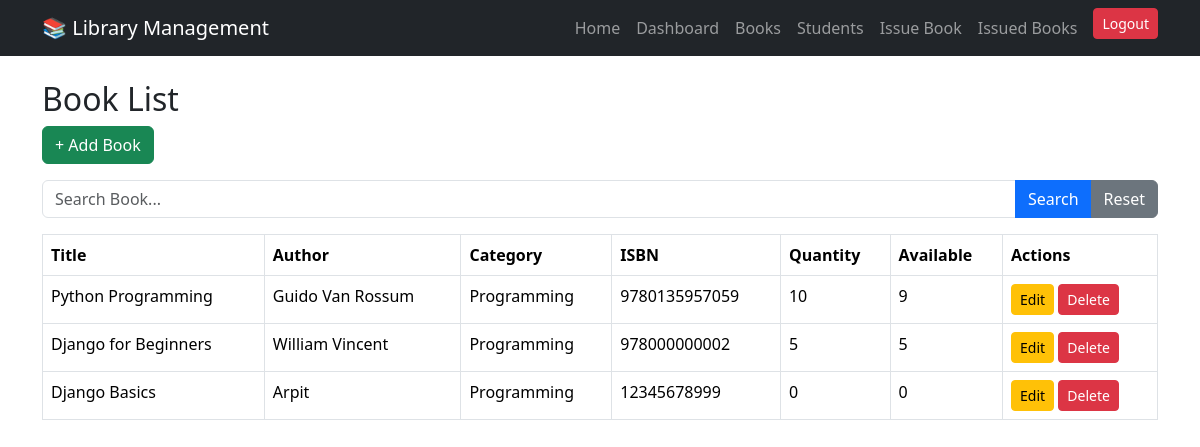
The app's page /books/ (signed in) with its own data.
### library/models.py (models this page shows, shortened)
class Book(models.Model):
    title = models.CharField(max_length=200)
    author = models.CharField(max_length=100)
    isbn = models.CharField(max_length=20, unique=True)
    category = models.CharField(max_length=100)
    quantity = models.PositiveIntegerField()
    available = models.PositiveIntegerField()

### library/views.py (the view)
# urls.py: path('books/', views.book_list, name='book_list'),
@login_required
def book_list(request):
    query = request.GET.get('q')
    if query:
        books = Book.objects.filter(title__icontains=query)
    else:
        books = Book.objects.all()
    return render(request, 'library/books/book_list.html', {
        'books': books
    })

### library/templates/library/books/book_list.html (shortened to what this page needs)
{% extends 'library/base.html' %}
{% block content %}
<h2>Book List</h2>
<div class="mb-3">
    <a href="{% url 'add_book' %}" class="btn btn-success">
        + Add Book
    </a>
</div>
<form method="GET" class="mb-3">
    <div class="input-group">
        <input type="text"
               name="q"
               class="form-control"
               placeholder="Search Book..."
               value="{{ request.GET.q }}">
        <button class="btn btn-primary">
            Search
        </button>
        <a href="{% url 'book_list' %}" class="btn btn-secondary">
            Reset
        </a>
    </div>
</form>
<table class="table table-bordered">
    <tr>
        <th>Title</th>
        <th>Author</th>
        <th>Category</th>
        <th>ISBN</th>
        <th>Quantity</th>
        <th>Available</th>
        <th>Actions</th>
    </tr>
    {% for book in books %}
    <tr>
        <td>{{ book.title }}</td>
        <td>{{ book.author }}</td>
        <td>{{ book.category }}</td>
        <td>{{ book.isbn }}</td>
        <td>{{ book.quantity }}</td>
        <td>{{ book.available }}</td>
<td>
    <a href="{% url 'edit_book' book.id %}" class="btn btn-warning btn-sm">  Edit </a>
    <a href="{% url 'delete_book' book.id %}"  class="btn btn-danger btn-sm" onclick="return confirm('Are you sure you want to delete this book?')">
    Delete</a>
</td>
    </tr>
    {% empty %}
    <tr>
        <td colspan="5" class="text-center">
            No Books Found
        </td>
    </tr>
    {% endfor %}
</table>
{% endblock %}

### records on screen
Book: title "Python Programming", author "Guido Van Rossum", category "Programming", isbn "9780135957059", quantity "10", available "9"
Book: title "Django for Beginners", author "William Vincent", category "Programming", isbn "978000000002", quantity "5", available "5"
Book: title "Django Basics", author "Arpit", category "Programming", isbn "12345678999", quantity "0", available "0"
